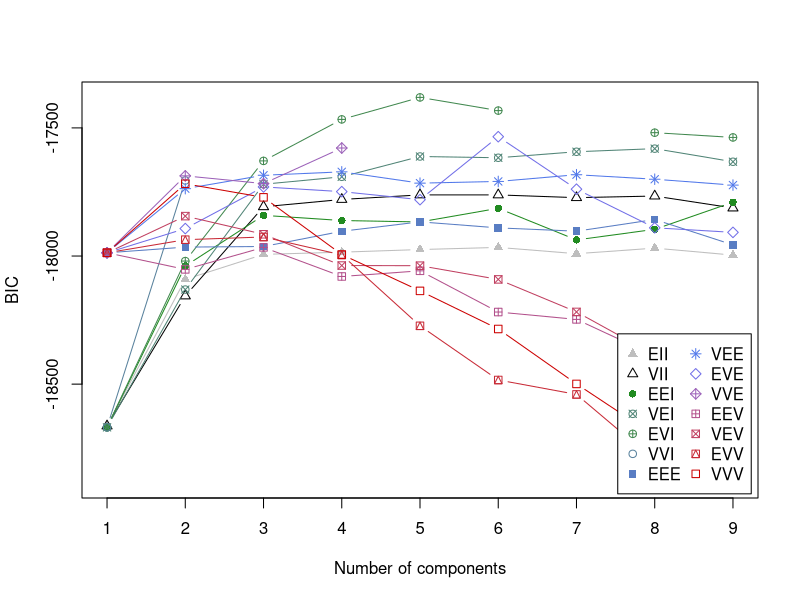
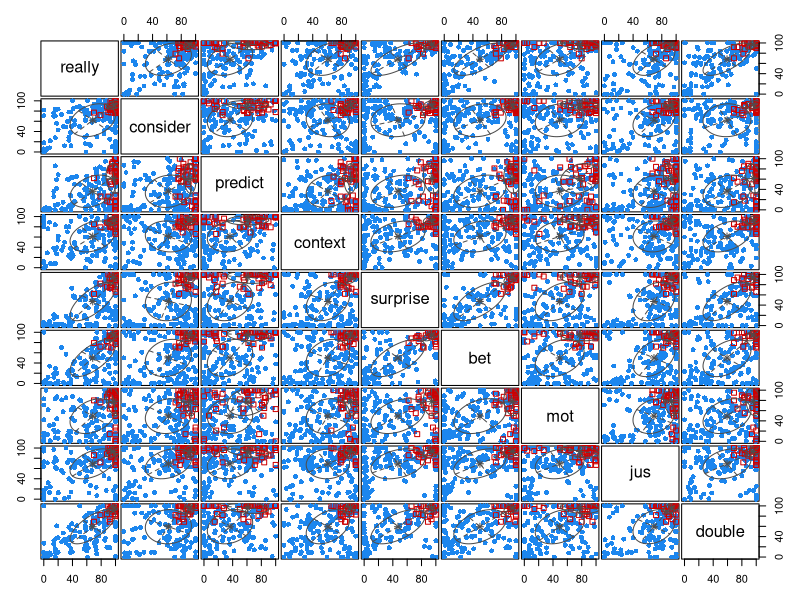

These figures' R source, in order: (Note: this script raises an error after producing the figures.)
# libraries
library(tidyverse)
library(lme4)
library(psych)
library(corrplot)
library(mclust)
library(patchwork)
library(GGally)
library(ade4)
library(lavaan)
#for the notation
options(scipen=999)

#### Clean Data ####

DVs <- c("exi_1", "avl_1", "jus_1", "inv_1", "avd_1", "mot_1", "vul_1", "sen_1",
         "really_1", "consider_1", "predict_1", "context_1", 
         "surprise_1", "bet_1", "voluntarism_1", "double_1")

d <- read.csv("lb.p1.csv") %>% 
  slice(-c(1:2)) %>% 
  mutate(domain = case_when(superstition != "" ~ "superstition",
                            religious != "" ~ "religious",
                            superlative != "" ~ "superlative",
                            political != "" ~ "political")) %>% 
  filter(age != "") %>% 
  mutate(across(all_of(DVs), as.numeric)) %>% 
  rename_all(~ gsub("_1$", "", .)) %>% 
  dplyr::select(prolific, text, 
                sen, exi, avl, jus, inv, avd, mot, vul, 
                really, consider, predict, context,
                surprise, bet, voluntarism, double, 
                age, gen, race, domain)

#reverse score items so that high scores are more evidency/really believe
d$exi <- -1*(d$exi - 100)
d$avd <- -1*(d$avd - 100)
d$vul <- -1*(d$vul - 100)
d$double <- -1*(d$double - 100)
d$context <- -1*(d$context - 100)

# prepare for clustering
d.c <- d %>% 
  dplyr::select(really, consider, predict, context,
                surprise, bet, mot, jus, double, domain)

vars <- c("really", "consider", "predict", "context",
          "surprise", "bet", "mot", "jus", "double")

d.complete <- d.c[complete.cases(d.c[, c(vars, "domain")]), ]
residuals_df <- data.frame(matrix(ncol = length(vars), nrow = nrow(d.complete)))
colnames(residuals_df) <- vars
for(var in vars) {
  mod <- lmer(paste(var, "~ 1 + (1|domain)"), data = d.complete)
  residuals_df[[var]] <- residuals(mod)
}

#### GMM ####
# configure
d.cluster <- residuals_df
d.cluster <- d.complete %>% 
  select(-domain)

# how many clusters?
m <- mclustBIC(d.cluster)
summary(m)
plot(m)
ICL <- mclustICL(d.cluster)
summary(ICL)

# analysis
mod1 <- Mclust(d.cluster, x = m, G=2, modelNames = "VVE")
summary(mod1, parameters = TRUE)

# plot
plot(mod1, what = "classification")

##### 2-cluster #####

# Add cluster assignments to data
d_with_clusters_gauss <- d.cluster
d_with_clusters_gauss$cluster <- factor(m$classification,
                                        labels=c("Group 1", "Group 2"))

# Beautiful comprehensive pairs plot
ggpairs(d_with_clusters_gauss, 
        columns = c("really", "consider", "predict", "context", 
                    "surprise", "bet", "mot", "jus", "double"),
        aes(color = cluster, alpha = 0.6),
        upper = list(continuous = wrap("cor", size = 3)),  # Correlations in upper
        lower = list(continuous = wrap("points", alpha = 0.4, size = 0.8)),  # Scatter in lower
        diag = list(continuous = wrap("densityDiag", alpha = 0.7))) +  # Densities on diagonal
  scale_color_manual(values = c("#E69F00", "#56B4E9")) +
  scale_fill_manual(values = c("#E69F00", "#56B4E9")) +
  theme_minimal() +
  theme(strip.text = element_text(size = 8),
        axis.text = element_text(size = 6)) +
  ggtitle("Gaussian Mixture Model (k=2): Complete Pairwise Analysis")

##### similarity of covariance matrices #####

# Convert to correlations (removes scale/variance effects)
cor1 <- cov2cor(cov1)
cor2 <- cov2cor(cov2)
cor_full <- cov2cor(cov_full)

# Frobenius distances on correlations
frob_cor_between <- norm(cor1 - cor2, type = "F")
frob_cor_g1_full <- norm(cor1 - cor_full, type = "F")
frob_cor_g2_full <- norm(cor2 - cor_full, type = "F")

# Normalize by number of unique correlations
n_vars <- ncol(d.cluster)
n_unique_cors <- n_vars * (n_vars - 1) / 2
norm_factor <- sqrt(n_unique_cors)

structural_similarity <- tibble(
  Comparison = c("Group 1 vs Group 2", 
                 "Group 1 vs Full",
                 "Group 2 vs Full"),
  Frobenius_Distance = c(frob_cor_between, frob_cor_g1_full, frob_cor_g2_full),
  Normalized_Distance = c(frob_cor_between, frob_cor_g1_full, frob_cor_g2_full) / norm_factor,
  Similarity_Percent = 100 * (1 - c(frob_cor_between, frob_cor_g1_full, frob_cor_g2_full) / norm_factor)
)

print(structural_similarity)

# Mantel test for Group 1 vs Group 2
mantel_result <- mantel.rtest(as.dist(cor1), as.dist(cor2), nrepet = 9999)
print(mantel_result)

# Also test each group vs full
mantel_g1_full <- mantel.rtest(as.dist(cor1), as.dist(cor_full), nrepet = 9999)
mantel_g2_full <- mantel.rtest(as.dist(cor2), as.dist(cor_full), nrepet = 9999)

# Summary
tibble(
  Comparison = c("Group 1 vs Group 2", "Group 1 vs Full", "Group 2 vs Full"),
  Mantel_r = c(mantel_result$obs, mantel_g1_full$obs, mantel_g2_full$obs),
  p_value = c(mantel_result$pvalue, mantel_g1_full$pvalue, mantel_g2_full$pvalue)
)


##### CFA #####

# Define single factor model
cfa_model <- '
  # Single latent factor
  general =~ really + consider + predict + context + surprise + bet + mot + jus + double
'

# Fit the model
fit_cfa <- cfa(cfa_model, data = d.cluster)

# Summary with fit indices and standardized loadings
summary(fit_cfa, fit.measures = TRUE, standardized = TRUE)

# Extract key fit indices
fit_indices <- fitMeasures(fit_cfa, c("chisq", "df", "pvalue", 
                                      "cfi", "tli", "rmsea", "rmsea.ci.lower", "rmsea.ci.upper",
                                      "srmr", "aic", "bic"))
print(fit_indices)

##### .5 SD of the mean of the factor scores (or something like that) and plot them on the individual item distributions

#### Factor Score Range Overlay Visualization ####

# Get factor scores
factor_scores <- predict(fit_cfa)
d_with_factors <- d.cluster %>%
  mutate(factor_score = factor_scores[,1])

# Identify individuals within ±0.5 SD of mean factor score
mean_fs <- mean(d_with_factors$factor_score)
sd_fs <- sd(d_with_factors$factor_score)

lower_bound <- mean_fs - 0.5 * sd_fs
upper_bound <- mean_fs + 0.5 * sd_fs

# Flag individuals in this range
d_with_factors <- d_with_factors %>%
  mutate(in_middle_range = factor_score >= lower_bound & factor_score <= upper_bound)

# Subset for middle range
d_middle <- d_with_factors %>% filter(in_middle_range)

# Calculate proportion for scaling
prop_middle <- nrow(d_middle) / nrow(d_with_factors)

# Create plots for each item
item_names <- colnames(d.cluster)
plots_list <- list()

for(item in item_names) {
  p <- ggplot() +
    # Full distribution (background)
    geom_density(data = d.cluster, aes(x = .data[[item]]), 
                 fill = "gray70", alpha = 0.4, color = "black", linewidth = 0.8) +
    # Middle range distribution (scaled overlay)
    geom_density(data = d_middle, aes(x = .data[[item]], y = after_stat(density) * prop_middle), 
                 fill = "#56B4E9", alpha = 0.7, color = "#0072B2", linewidth = 0.8) +
    theme_minimal() +
    labs(title = item, x = NULL, y = "Density") +
    theme(plot.title = element_text(hjust = 0.5, face = "bold", size = 10))
  
  plots_list[[item]] <- p
}

# Combine
wrap_plots(plots_list, ncol = 3) +
  plot_annotation(
    title = "Item Distributions: Full Sample vs. Middle Factor Scores",
    subtitle = sprintf("Gray = All participants | Blue = Factor scores within ±0.5 SD (n = %d/%d, %.1f%%)",
                       sum(d_with_factors$in_middle_range),
                       nrow(d_with_factors),
                       100 * mean(d_with_factors$in_middle_range)),
    theme = theme(plot.title = element_text(size = 14, face = "bold"))
  )

#### Correlation plots ####
colnames(residuals_df) <- vars
for(var in vars) {
  mod <- lmer(paste(var, "~ 1 + (1|domain)"), data = d.complete)
  residuals_df[[var]] <- residuals(mod)
}
c <- corr.test(residuals_df, method = "pearson", alpha = 0.05, adjust = "holm")
corrplot(c$r, 
         p.mat = c$p, 
         method = "color", 
         type = "upper", 
         insig = "pch", 
         pch = "/",
         pch.col = "grey20",
         pch.cex = 2,
         addCoef.col = "black", 
         diag = TRUE,
         title = "All domains",
         tl.col = "black",
         tl.cex = 0.8,
         tl.srt = 45,
         cl.pos = "n",
         mar = c(0,0,2,0)
)

# broken by domains
superstitions <- d.complete %>% 
  filter(domain == "superstition") %>% 
  select(-domain)
m <- cor(d.e)
c <- corr.test(
  d.e,
  method = "pearson",
  alpha = 0.05,
  adjust = "holm"
)
corrplot(m, 
         p.mat = c$p, 
         method = "color", 
         type = "upper", 
         insig = "pch", 
         pch = "/",
         pch.col = "grey20",
         pch.cex = 2,
         addCoef.col = "black", 
         diag = T,
         title = "Superstitions",
         tl.col = "black",
         tl.cex = 0.8,
         tl.srt = 45,
         cl.pos = "n",
         mar=c(0,0,2,0)
)

religion <- d.complete %>% 
  filter(domain == "religious") %>% 
  select(-domain)
m <- cor(religion)
c <- corr.test(
  religion,
  method = "pearson",
  alpha = 0.05,
  adjust = "holm"
)
corrplot(m, 
         p.mat = c$p, 
         method = "color", 
         type = "upper", 
         insig = "pch", 
         pch = "/",
         pch.col = "grey20",
         pch.cex = 2,
         addCoef.col = "black", 
         diag = T,
         title = "Religious",
         tl.col = "black",
         tl.cex = 0.8,
         tl.srt = 45,
         cl.pos = "n",
         mar=c(0,0,2,0)
)

superlative <- d.complete %>% 
  filter(domain == "superlative") %>% 
  select(-domain)
m <- cor(superlative)
c <- corr.test(
  superlative,
  method = "pearson",
  alpha = 0.05,
  adjust = "holm"
)
corrplot(m, 
         p.mat = c$p, 
         method = "color", 
         type = "upper", 
         insig = "pch", 
         pch = "/",
         pch.col = "grey20",
         pch.cex = 2,
         addCoef.col = "black", 
         diag = T,
         title = "Superlative",
         tl.col = "black",
         tl.cex = 0.8,
         tl.srt = 45,
         cl.pos = "n",
         mar=c(0,0,2,0)
)

political <- d.complete %>% 
  filter(domain == "political") %>% 
  select(-domain)
m <- cor(political)
c <- corr.test(
  political,
  method = "pearson",
  alpha = 0.05,
  adjust = "holm"
)
corrplot(m, 
         p.mat = c$p, 
         method = "color", 
         type = "upper", 
         insig = "pch", 
         pch = "/",
         pch.col = "grey20",
         pch.cex = 2,
         addCoef.col = "black", 
         diag = T,
         title = "Political",
         tl.col = "black",
         tl.cex = 0.8,
         tl.srt = 45,
         cl.pos = "n",
         mar=c(0,0,2,0)
)

#### Distributions ####
# Distributions of items (for supplement)
p1 <- ggplot(d.c, aes(Evidence))+
  geom_histogram(aes(y = ..density..), bins = 10, fill = "skyblue", alpha = 0.7, boundary = 0) +
  geom_density(color = "salmon", linewidth = 0.5) +
  geom_vline(xintercept = -0.3, linetype = "dashed", color = "red") +
  theme_minimal()

p2 <- ggplot(d.c, aes(really))+
  geom_histogram(aes(y = ..density..), bins = 5, fill = "skyblue", alpha = 0.7, boundary = 0) +
  geom_density(color = "salmon", linewidth = 0.5) +
  theme_minimal()

p3 <- ggplot(d.c, aes(consider))+
  geom_histogram(aes(y = ..density..), bins = 5, fill = "skyblue", alpha = 0.7, boundary = 0) +
  geom_density(color = "salmon", linewidth = 0.5) +
  theme_minimal()

p4 <- ggplot(d.c, aes(predict))+
  geom_histogram(aes(y = ..density..), bins = 5, fill = "skyblue", alpha = 0.7, boundary = 0) +
  geom_density(color = "salmon", linewidth = 0.5) +
  theme_minimal()

p5 <- ggplot(d.c, aes(context))+
  geom_histogram(aes(y = ..density..), bins = 5, fill = "skyblue", alpha = 0.7, boundary = 0) +
  geom_density(color = "salmon", linewidth = 0.5) +
  theme_minimal()

p6 <- ggplot(d.c, aes(surprise))+
  geom_histogram(aes(y = ..density..), bins = 5, fill = "skyblue", alpha = 0.7, boundary = 0) +
  geom_density(color = "salmon", linewidth = 0.5) +
  theme_minimal()

p7 <- ggplot(d.c, aes(bet))+
  geom_histogram(aes(y = ..density..), bins = 5, fill = "skyblue", alpha = 0.7, boundary = 0) +
  geom_density(color = "salmon", linewidth = 0.5) +
  theme_minimal()

p8 <- ggplot(d.c, aes(voluntarism)) +
  geom_histogram(aes(y = ..density..), bins = 5, fill = "skyblue", alpha = 0.7, boundary = 0) +
  geom_density(color = "salmon", linewidth = 0.5) +
  theme_minimal()

p9 <- ggplot(d.c, aes(double)) +
  geom_histogram(aes(y = ..density..), bins = 5, fill = "skyblue", alpha = 0.7, boundary = 0) +
  geom_density(color = "salmon", linewidth = 0.5) +
  theme_minimal()

# Combine plots
(p1 | p2 | p3 | p4) /
  (p5 | p6 | p7 | p8 | p9)

# Two factor solution
p8 <- ggplot(d.c, aes(Existence)) +
  geom_histogram(aes(y = ..density..), bins = 30, fill = "skyblue", alpha = 0.7, boundary = 0) +
  geom_density(color = "salmon", linewidth = 0.5) +
  geom_vline(xintercept = -0.35, linetype = "dashed", color = "red") +
  theme_minimal()

p9 <- ggplot(d.c, aes(Transigence)) +
  geom_histogram(aes(y = ..density..), bins = 30, fill = "skyblue", alpha = 0.7, boundary = 0) +
  geom_density(color = "salmon", linewidth = 0.5) +
  geom_vline(xintercept = 0, linetype = "dashed", color = "red") +
  theme_minimal()


p8+p9

# Evidence intercept
d.o <- d.e

#pretend participant who answered 50 for everything
new <- data.frame(matrix(50, nrow = 1, ncol = ncol(d.o)))
colnames(new) <- colnames(d.o)

# Add the new row to the dataset
d_INTERCEPT <- rbind(d.o, new)

factor.scores_INTERCEPT <- fa(d_INTERCEPT, nfactors = 2, fm = "pa", rotate = "oblimin", scores = "tenBerge")
INTERCEPT <- data.frame(factor.scores_INTERCEPT[["scores"]])
colnames(INTERCEPT)[colnames(INTERCEPT) == "PA1"] <- "Evidence"
colnames(INTERCEPT)[colnames(INTERCEPT) == "PA2"] <- "Transigence"

symbolic_intercept <- INTERCEPT[nrow(INTERCEPT), 1]
objectivity_intercept <- INTERCEPT[nrow(INTERCEPT), 2]
